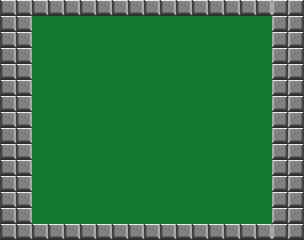

A level layout from a 2D game, rendered from its tile map. Below: a short description, then the map file with its tile-grid data intact:
An orthogonal 19x15 tile map with 16x16 px tiles, 1 tile layer (Tile Layer 1).

<map version="1.10" tiledversion="1.11.0" orientation="orthogonal" renderorder="right-down" width="19" height="15" tilewidth="16" tileheight="16" infinite="0" nextlayerid="2" nextobjectid="1">
 <tileset firstgid="1" source="lvl6.tsx" />
 <layer id="1" name="Tile Layer 1" width="19" height="15">
  <data encoding="csv">
1,2,3,3,3,3,3,3,3,3,3,3,3,3,3,3,3,2147483650,2147483649,
10,11,22,22,22,22,22,22,22,22,22,22,22,22,22,22,22,2147483659,2147483658,
10,11,22,22,22,22,22,22,22,22,22,22,22,22,22,22,22,2147483659,2147483658,
10,11,22,22,22,22,22,22,22,22,22,22,22,22,22,22,22,2147483659,2147483658,
10,11,22,22,22,22,22,22,22,22,22,22,22,22,22,22,22,2147483659,2147483658,
10,11,22,22,22,22,22,22,22,22,22,22,22,22,22,22,22,2147483659,2147483658,
10,11,22,22,22,22,22,22,22,22,22,22,22,22,22,22,22,2147483659,2147483658,
10,11,22,22,22,22,22,22,22,22,22,22,22,22,22,22,22,2147483659,2147483658,
10,11,22,22,22,22,22,22,22,22,22,22,22,22,22,22,22,2147483659,2147483658,
10,11,22,22,22,22,22,22,22,22,22,22,22,22,22,22,22,2147483659,2147483658,
10,11,22,22,22,22,22,22,22,22,22,22,22,22,22,22,22,2147483659,2147483658,
10,11,22,22,22,22,22,22,22,22,22,22,22,22,22,22,22,2147483659,2147483658,
10,11,22,22,22,22,22,22,22,22,22,22,22,22,22,22,22,2147483659,2147483658,
10,11,22,22,22,22,22,22,22,22,22,22,22,22,22,22,22,2147483659,2147483658,
19,20,21,21,21,21,21,21,21,21,21,21,21,21,21,21,21,2147483668,2147483667
</data>
 </layer>
</map>
